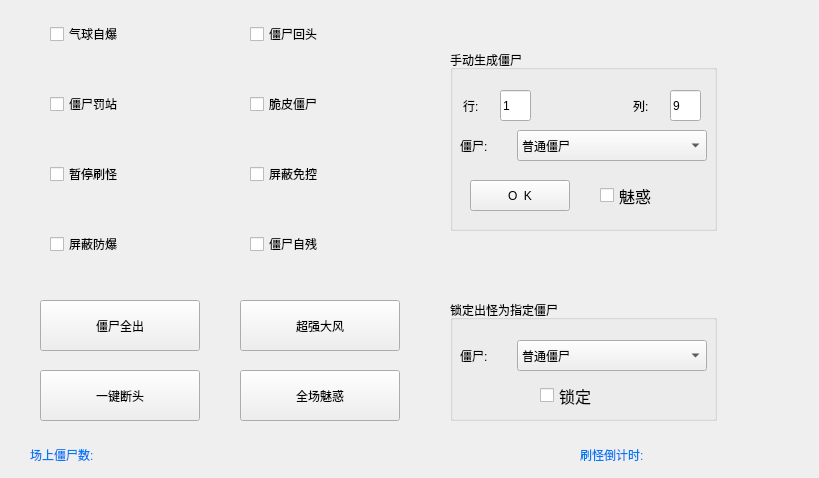
   <widget class="QWidget" name="tab_5">
    <attribute name="title">
     <string>  僵尸类修改  </string>
    </attribute>
    <widget class="QCheckBox" name="checkBox_17">
     <property name="geometry">
      <rect>
       <x>50</x>
       <y>10</y>
       <width>161</width>
       <height>48</height>
      </rect>
     </property>
     <property name="toolTip">
      <string>&lt;html&gt;&lt;head/&gt;&lt;body&gt;&lt;p&gt;&lt;span style=&quot; font-size:11pt;&quot;&gt;气球僵尸出场后自爆自气球&lt;/span&gt;&lt;/p&gt;&lt;/body&gt;&lt;/html&gt;</string>
     </property>
     <property name="styleSheet">
      <string notr="true">font: 20pt &quot;Microsoft YaHei UI&quot;;</string>
     </property>
     <property name="text">
      <string>气球自爆</string>
     </property>
    </widget>
    <widget class="QCheckBox" name="checkBox_19">
     <property name="geometry">
      <rect>
       <x>250</x>
       <y>10</y>
       <width>161</width>
       <height>48</height>
      </rect>
     </property>
     <property name="toolTip">
      <string>&lt;html&gt;&lt;head/&gt;&lt;body&gt;&lt;p&gt;&lt;span style=&quot; font-size:11pt;&quot;&gt;(非魅惑)&lt;/span&gt;&lt;/p&gt;&lt;/body&gt;&lt;/html&gt;</string>
     </property>
     <property name="styleSheet">
      <string notr="true">font: 20pt &quot;Microsoft YaHei UI&quot;;</string>
     </property>
     <property name="text">
      <string>僵尸回头</string>
     </property>
    </widget>
    <widget class="QCheckBox" name="checkBox_18">
     <property name="geometry">
      <rect>
       <x>50</x>
       <y>80</y>
       <width>161</width>
       <height>48</height>
      </rect>
     </property>
     <property name="styleSheet">
      <string notr="true">font: 20pt &quot;Microsoft YaHei UI&quot;;</string>
     </property>
     <property name="text">
      <string>僵尸罚站</string>
     </property>
    </widget>
    <widget class="QCheckBox" name="checkBox_14">
     <property name="geometry">
      <rect>
       <x>250</x>
       <y>80</y>
       <width>161</width>
       <height>48</height>
      </rect>
     </property>
     <property name="styleSheet">
      <string notr="true">font: 20pt &quot;Microsoft YaHei UI&quot;;</string>
     </property>
     <property name="text">
      <string>脆皮僵尸</string>
     </property>
     <property name="checkable">
      <bool>true</bool>
     </property>
     <property name="checked">
      <bool>false</bool>
     </property>
    </widget>
    <widget class="QCheckBox" name="checkBox_10">
     <property name="geometry">
      <rect>
       <x>50</x>
       <y>150</y>
       <width>161</width>
       <height>48</height>
      </rect>
     </property>
     <property name="styleSheet">
      <string notr="true">font: 20pt &quot;Microsoft YaHei UI&quot;;</string>
     </property>
     <property name="text">
      <string>暂停刷怪</string>
     </property>
    </widget>
    <widget class="QPushButton" name="pushButton_10">
     <property name="geometry">
      <rect>
       <x>240</x>
       <y>300</y>
       <width>160</width>
       <height>51</height>
      </rect>
     </property>
     <property name="styleSheet">
      <string notr="true">font: 20pt &quot;Microsoft YaHei UI&quot;;</string>
     </property>
     <property name="text">
      <string>超强大风</string>
     </property>
    </widget>
    <widget class="QPushButton" name="pushButton_3">
     <property name="geometry">
      <rect>
       <x>40</x>
       <y>370</y>
       <width>160</width>
       <height>51</height>
      </rect>
     </property>
     <property name="styleSheet">
      <string notr="true">font: 20pt &quot;Microsoft YaHei UI&quot;;</string>
     </property>
     <property name="text">
      <string>一键断头</string>
     </property>
     <property name="checkable">
      <bool>false</bool>
     </property>
     <property name="checked">
      <bool>false</bool>
     </property>
     <property name="autoRepeat">
      <bool>false</bool>
     </property>
     <property name="autoExclusive">
      <bool>false</bool>
     </property>
     <property name="autoDefault">
      <bool>false</bool>
     </property>
     <property name="default">
      <bool>false</bool>
     </property>
    </widget>
    <widget class="QPushButton" name="pushButton_4">
     <property name="geometry">
      <rect>
       <x>40</x>
       <y>300</y>
       <width>160</width>
       <height>51</height>
      </rect>
     </property>
     <property name="styleSheet">
      <string notr="true">font: 20pt &quot;Microsoft YaHei UI&quot;;</string>
     </property>
     <property name="text">
      <string>僵尸全出</string>
     </property>
    </widget>
    <widget class="QPushButton" name="pushButton_9">
     <property name="geometry">
      <rect>
       <x>240</x>
       <y>370</y>
       <width>160</width>
       <height>51</height>
      </rect>
     </property>
     <property name="styleSheet">
      <string notr="true">font: 20pt &quot;Microsoft YaHei UI&quot;;</string>
     </property>
     <property name="text">
      <string>全场魅惑</string>
     </property>
    </widget>
    <widget class="QLabel" name="label_3">
     <property name="geometry">
      <rect>
       <x>30</x>
       <y>440</y>
       <width>230</width>
       <height>29</height>
      </rect>
     </property>
     <property name="styleSheet">
      <string notr="true">color:rgb(0,122,244);
font: 14pt &quot;Microsoft YaHei UI&quot;;</string>
     </property>
     <property name="text">
      <string>场上僵尸数:</string>
     </property>
     <property name="textFormat">
      <enum>Qt::AutoText</enum>
     </property>
    </widget>
    <widget class="QLabel" name="label_2">
     <property name="geometry">
      <rect>
       <x>580</x>
       <y>440</y>
       <width>230</width>
       <height>29</height>
      </rect>
     </property>
     <property name="styleSheet">
      <string notr="true">color: rgb(0,122,244);
font: 14pt &quot;Microsoft YaHei UI&quot;;</string>
     </property>
     <property name="text">
      <string>刷怪倒计时:</string>
     </property>
     <property name="textFormat">
      <enum>Qt::AutoText</enum>
     </property>
    </widget>
    <widget class="QGroupBox" name="groupBox_9">
     <property name="geometry">
      <rect>
       <x>450</x>
       <y>50</y>
       <width>267</width>
       <height>181</height>
      </rect>
     </property>
     <property name="styleSheet">
      <string notr="true">font: 10pt &quot;Microsoft YaHei UI&quot;;

</string>
     </property>
     <property name="title">
      <string>手动生成僵尸</string>
     </property>
     <widget class="QLineEdit" name="lineEdit_12">
      <property name="geometry">
       <rect>
        <x>50</x>
        <y>40</y>
        <width>31</width>
        <height>31</height>
       </rect>
      </property>
      <property name="styleSheet">
       <string notr="true">font: 12pt &quot;Microsoft YaHei UI&quot;;</string>
      </property>
      <property name="text">
       <string>1</string>
      </property>
     </widget>
     <widget class="QLabel" name="label_23">
      <property name="geometry">
       <rect>
        <x>13</x>
        <y>40</y>
        <width>31</width>
        <height>31</height>
       </rect>
      </property>
      <property name="styleSheet">
       <string notr="true">font: 14pt &quot;Microsoft YaHei UI&quot;;</string>
      </property>
      <property name="text">
       <string>行:</string>
      </property>
     </widget>
     <widget class="QPushButton" name="pushButton_17">
      <property name="geometry">
       <rect>
        <x>20</x>
        <y>130</y>
        <width>100</width>
        <height>31</height>
       </rect>
      </property>
      <property name="styleSheet">
       <string notr="true">font: 14pt &quot;Microsoft YaHei UI&quot;;</string>
      </property>
      <property name="text">
       <string>O  K</string>
      </property>
     </widget>
     <widget class="QLineEdit" name="lineEdit_13">
      <property name="geometry">
       <rect>
        <x>220</x>
        <y>40</y>
        <width>31</width>
        <height>31</height>
       </rect>
      </property>
      <property name="styleSheet">
       <string notr="true">font: 12pt &quot;Microsoft YaHei UI&quot;;</string>
      </property>
      <property name="text">
       <string>9</string>
      </property>
     </widget>
     <widget class="QLabel" name="label_24">
      <property name="geometry">
       <rect>
        <x>183</x>
        <y>40</y>
        <width>31</width>
        <height>31</height>
       </rect>
      </property>
      <property name="styleSheet">
       <string notr="true">font: 14pt &quot;Microsoft YaHei UI&quot;;</string>
      </property>
      <property name="text">
       <string>列:</string>
      </property>
     </widget>
     <widget class="QLabel" name="label_25">
      <property name="geometry">
       <rect>
        <x>10</x>
        <y>80</y>
        <width>60</width>
        <height>31</height>
       </rect>
      </property>
      <property name="styleSheet">
       <string notr="true">font: 14pt &quot;Microsoft YaHei UI&quot;;</string>
      </property>
      <property name="text">
       <string>僵尸:</string>
      </property>
     </widget>
     <widget class="QComboBox" name="comboBox_8">
      <property name="geometry">
       <rect>
        <x>67</x>
        <y>80</y>
        <width>190</width>
        <height>31</height>
       </rect>
      </property>
      <property name="styleSheet">
       <string notr="true">font: 12pt &quot;Microsoft YaHei UI&quot;;</string>
      </property>
      <property name="currentIndex">
       <number>0</number>
      </property>
      <item>
       <property name="text">
        <string>普通僵尸</string>
       </property>
      </item>
      <item>
       <property name="text">
        <string>摇旗僵尸</string>
       </property>
      </item>
      <item>
       <property name="text">
        <string>路障僵尸</string>
       </property>
      </item>
      <item>
       <property name="text">
        <string>撑杆僵尸</string>
       </property>
      </item>
      <item>
       <property name="text">
        <string>铁桶僵尸</string>
       </property>
      </item>
      <item>
       <property name="text">
        <string>读报冰车僵尸</string>
       </property>
      </item>
      <item>
       <property name="text">
        <string>铁栅门僵尸</string>
       </property>
      </item>
      <item>
       <property name="text">
        <string>暗黑橄榄僵尸</string>
       </property>
      </item>
      <item>
       <property name="text">
        <string>武装舞王僵尸</string>
       </property>
      </item>
      <item>
       <property name="text">
        <string>伴舞僵尸</string>
       </property>
      </item>
      <item>
       <property name="text">
        <string>鸭子救生圈僵尸</string>
       </property>
      </item>
      <item>
       <property name="text">
        <string>潜水僵尸</string>
       </property>
      </item>
      <item>
       <property name="text">
        <string>雪橇车僵尸</string>
       </property>
      </item>
      <item>
       <property name="text">
        <string>雪橇僵尸小队</string>
       </property>
      </item>
      <item>
       <property name="text">
        <string>海豚豌豆骑士</string>
       </property>
      </item>
      <item>
       <property name="text">
        <string>玩偶匣僵尸</string>
       </property>
      </item>
      <item>
       <property name="text">
        <string>气球舞王僵尸</string>
       </property>
      </item>
      <item>
       <property name="text">
        <string>黑橄榄矿工僵尸</string>
       </property>
      </item>
      <item>
       <property name="text">
        <string>跳跳僵尸</string>
       </property>
      </item>
      <item>
       <property name="text">
        <string>僵尸雪人</string>
       </property>
      </item>
      <item>
       <property name="text">
        <string>蹦极僵尸</string>
       </property>
      </item>
      <item>
       <property name="text">
        <string>扶梯僵尸</string>
       </property>
      </item>
      <item>
       <property name="text">
        <string>投手僵尸</string>
       </property>
      </item>
      <item>
       <property name="text">
        <string>武装加刚特尔</string>
       </property>
      </item>
      <item>
       <property name="text">
        <string>小鬼僵尸</string>
       </property>
      </item>
      <item>
       <property name="text">
        <string>戴夫博士</string>
       </property>
      </item>
      <item>
       <property name="text">
        <string>豌豆僵尸</string>
       </property>
      </item>
      <item>
       <property name="text">
        <string>坚果僵尸</string>
       </property>
      </item>
      <item>
       <property name="text">
        <string>辣椒樱桃僵尸</string>
       </property>
      </item>
      <item>
       <property name="text">
        <string>机枪豌豆僵尸</string>
       </property>
      </item>
      <item>
       <property name="text">
        <string>冰菇窝瓜僵尸</string>
       </property>
      </item>
      <item>
       <property name="text">
        <string>高冰果僵尸</string>
       </property>
      </item>
      <item>
       <property name="text">
        <string>红眼武装加刚特尔</string>
       </property>
      </item>
      <item>
       <property name="text">
        <string>迪斯科僵尸</string>
       </property>
      </item>
      <item>
       <property name="text">
        <string>舞者僵尸</string>
       </property>
      </item>
      <item>
       <property name="text">
        <string>骷髅僵尸</string>
       </property>
      </item>
      <item>
       <property name="text">
        <string>死灵法师僵尸</string>
       </property>
      </item>
      <item>
       <property name="text">
        <string>火焰迪斯科僵尸</string>
       </property>
      </item>
      <item>
       <property name="text">
        <string>火焰舞者僵尸</string>
       </property>
      </item>
      <item>
       <property name="text">
        <string>小黄鸭僵尸</string>
       </property>
      </item>
      <item>
       <property name="text">
        <string>床车僵尸</string>
       </property>
      </item>
      <item>
       <property name="text">
        <string>小摔哥僵尸</string>
       </property>
      </item>
      <item>
       <property name="text">
        <string>冲锋橄榄加刚特尔</string>
       </property>
      </item>
      <item>
       <property name="text">
        <string>冲锋橄榄小鬼僵尸</string>
       </property>
      </item>
      <item>
       <property name="text">
        <string>矿工雪人僵尸</string>
       </property>
      </item>
      <item>
       <property name="text">
        <string>狂野机枪僵尸</string>
       </property>
      </item>
      <item>
       <property name="text">
        <string>火炬坚果僵尸</string>
       </property>
      </item>
      <item>
       <property name="text">
        <string>机枪撑杆僵尸</string>
       </property>
      </item>
      <item>
       <property name="text">
        <string>机枪海豚僵尸</string>
       </property>
      </item>
      <item>
       <property name="text">
        <string>僵尸坚果伽刚特尔</string>
       </property>
      </item>
      <item>
       <property name="text">
        <string>僵尸豌豆小鬼僵尸</string>
       </property>
      </item>
      <item>
       <property name="text">
        <string>鲨鱼僵尸</string>
       </property>
      </item>
      <item>
       <property name="text">
        <string>寒冰射手僵尸</string>
       </property>
      </item>
      <item>
       <property name="text">
        <string>海妖僵尸</string>
       </property>
      </item>
      <item>
       <property name="text">
        <string>缠绕潜水僵尸</string>
       </property>
      </item>
      <item>
       <property name="text">
        <string>钻石僵尸</string>
       </property>
      </item>
      <item>
       <property name="text">
        <string>防爆门僵尸</string>
       </property>
      </item>
      <item>
       <property name="text">
        <string>骑鸭僵尸</string>
       </property>
      </item>
      <item>
       <property name="text">
        <string>小推车小鬼僵尸</string>
       </property>
      </item>
     </widget>
     <widget class="QCheckBox" name="checkBox_42">
      <property name="geometry">
       <rect>
        <x>150</x>
        <y>130</y>
        <width>101</width>
        <height>31</height>
       </rect>
      </property>
      <property name="font">
       <font>
        <family>Microsoft YaHei UI</family>
        <pointsize>12</pointsize>
        <italic>false</italic>
        <bold>false</bold>
       </font>
      </property>
      <property name="styleSheet">
       <string notr="true">font: 12pt &quot;Microsoft YaHei UI&quot;;
</string>
      </property>
      <property name="text">
       <string>魅惑</string>
      </property>
      <property name="checkable">
       <bool>true</bool>
      </property>
      <property name="checked">
       <bool>false</bool>
      </property>
     </widget>
    </widget>
    <widget class="QGroupBox" name="groupBox_10">
     <property name="geometry">
      <rect>
       <x>450</x>
       <y>300</y>
       <width>267</width>
       <height>121</height>
      </rect>
     </property>
     <property name="styleSheet">
      <string notr="true">font: 10pt &quot;Microsoft YaHei UI&quot;;

</string>
     </property>
     <property name="title">
      <string>锁定出怪为指定僵尸</string>
     </property>
     <widget class="QLabel" name="label_28">
      <property name="geometry">
       <rect>
        <x>10</x>
        <y>40</y>
        <width>60</width>
        <height>31</height>
       </rect>
      </property>
      <property name="styleSheet">
       <string notr="true">font: 14pt &quot;Microsoft YaHei UI&quot;;</string>
      </property>
      <property name="text">
       <string>僵尸:</string>
      </property>
     </widget>
     <widget class="QComboBox" name="comboBox_9">
      <property name="geometry">
       <rect>
        <x>67</x>
        <y>40</y>
        <width>190</width>
        <height>31</height>
       </rect>
      </property>
      <property name="styleSheet">
       <string notr="true">font: 12pt &quot;Microsoft YaHei UI&quot;;</string>
      </property>
      <property name="currentIndex">
       <number>0</number>
      </property>
      <item>
       <property name="text">
        <string>普通僵尸</string>
       </property>
      </item>
      <item>
       <property name="text">
        <string>摇旗僵尸</string>
       </property>
      </item>
      <item>
       <property name="text">
        <string>路障僵尸</string>
       </property>
      </item>
      <item>
       <property name="text">
        <string>撑杆僵尸</string>
       </property>
      </item>
      <item>
       <property name="text">
        <string>铁桶僵尸</string>
       </property>
      </item>
      <item>
       <property name="text">
        <string>读报冰车僵尸</string>
       </property>
      </item>
      <item>
       <property name="text">
        <string>铁栅门僵尸</string>
       </property>
      </item>
      <item>
       <property name="text">
        <string>暗黑橄榄僵尸</string>
       </property>
      </item>
      <item>
       <property name="text">
        <string>武装舞王僵尸</string>
       </property>
      </item>
      <item>
       <property name="text">
        <string>伴舞僵尸</string>
       </property>
      </item>
      <item>
       <property name="text">
        <string>鸭子救生圈僵尸</string>
       </property>
      </item>
      <item>
       <property name="text">
        <string>潜水僵尸</string>
       </property>
      </item>
      <item>
       <property name="text">
        <string>雪橇车僵尸</string>
       </property>
      </item>
      <item>
       <property name="text">
        <string>雪橇僵尸小队</string>
       </property>
      </item>
      <item>
       <property name="text">
        <string>海豚豌豆骑士</string>
       </property>
      </item>
      <item>
       <property name="text">
        <string>玩偶匣僵尸</string>
       </property>
      </item>
      <item>
       <property name="text">
        <string>气球舞王僵尸</string>
       </property>
      </item>
      <item>
       <property name="text">
        <string>黑橄榄矿工僵尸</string>
       </property>
      </item>
      <item>
       <property name="text">
        <string>跳跳僵尸</string>
       </property>
      </item>
      <item>
       <property name="text">
        <string>僵尸雪人</string>
       </property>
      </item>
      <item>
       <property name="text">
        <string>蹦极僵尸</string>
       </property>
      </item>
      <item>
       <property name="text">
        <string>扶梯僵尸</string>
       </property>
      </item>
      <item>
       <property name="text">
        <string>投手僵尸</string>
       </property>
      </item>
      <item>
       <property name="text">
        <string>武装加刚特尔</string>
       </property>
      </item>
      <item>
       <property name="text">
        <string>小鬼僵尸</string>
       </property>
      </item>
      <item>
       <property name="text">
        <string>戴夫博士</string>
       </property>
      </item>
      <item>
       <property name="text">
        <string>豌豆僵尸</string>
       </property>
      </item>
      <item>
       <property name="text">
        <string>坚果僵尸</string>
       </property>
      </item>
      <item>
       <property name="text">
        <string>辣椒樱桃僵尸</string>
       </property>
      </item>
      <item>
       <property name="text">
        <string>机枪豌豆僵尸</string>
       </property>
      </item>
      <item>
       <property name="text">
        <string>冰菇窝瓜僵尸</string>
       </property>
      </item>
      <item>
       <property name="text">
        <string>高冰果僵尸</string>
       </property>
      </item>
      <item>
       <property name="text">
        <string>红眼武装加刚特尔</string>
       </property>
      </item>
      <item>
       <property name="text">
        <string>迪斯科僵尸</string>
       </property>
      </item>
      <item>
       <property name="text">
        <string>舞者僵尸</string>
       </property>
      </item>
      <item>
       <property name="text">
        <string>骷髅僵尸</string>
       </property>
      </item>
      <item>
       <property name="text">
        <string>死灵法师僵尸</string>
       </property>
      </item>
      <item>
       <property name="text">
        <string>火焰迪斯科僵尸</string>
       </property>
      </item>
      <item>
       <property name="text">
        <string>火焰舞者僵尸</string>
       </property>
      </item>
      <item>
       <property name="text">
        <string>小黄鸭僵尸</string>
       </property>
      </item>
      <item>
       <property name="text">
        <string>床车僵尸</string>
       </property>
      </item>
      <item>
       <property name="text">
        <string>小摔哥僵尸</string>
       </property>
      </item>
      <item>
       <property name="text">
        <string>冲锋橄榄加刚特尔</string>
       </property>
      </item>
      <item>
       <property name="text">
        <string>冲锋橄榄小鬼僵尸</string>
       </property>
      </item>
      <item>
       <property name="text">
        <string>矿工雪人僵尸</string>
       </property>
      </item>
      <item>
       <property name="text">
        <string>狂野机枪僵尸</string>
       </property>
      </item>
      <item>
       <property name="text">
        <string>火炬坚果僵尸</string>
       </property>
      </item>
      <item>
       <property name="text">
        <string>机枪撑杆僵尸</string>
       </property>
      </item>
      <item>
       <property name="text">
        <string>机枪海豚僵尸</string>
       </property>
      </item>
      <item>
       <property name="text">
        <string>僵尸坚果伽刚特尔</string>
       </property>
      </item>
      <item>
       <property name="text">
        <string>僵尸豌豆小鬼僵尸</string>
       </property>
      </item>
      <item>
       <property name="text">
        <string>鲨鱼僵尸</string>
       </property>
      </item>
      <item>
       <property name="text">
        <string>寒冰射手僵尸</string>
       </property>
      </item>
      <item>
       <property name="text">
        <string>海妖僵尸</string>
       </property>
      </item>
      <item>
       <property name="text">
        <string>缠绕潜水僵尸</string>
       </property>
      </item>
      <item>
       <property name="text">
        <string>钻石僵尸</string>
       </property>
      </item>
      <item>
       <property name="text">
        <string>防爆门僵尸</string>
       </property>
      </item>
      <item>
       <property name="text">
        <string>骑鸭僵尸</string>
       </property>
      </item>
      <item>
       <property name="text">
        <string>小推车小鬼僵尸</string>
       </property>
      </item>
     </widget>
     <widget class="QCheckBox" name="checkBox_36">
      <property name="geometry">
       <rect>
        <x>90</x>
        <y>80</y>
        <width>101</width>
        <height>31</height>
       </rect>
      </property>
      <property name="font">
       <font>
        <family>Microsoft YaHei UI</family>
        <pointsize>12</pointsize>
        <italic>false</italic>
        <bold>false</bold>
       </font>
      </property>
      <property name="styleSheet">
       <string notr="true">font: 12pt &quot;Microsoft YaHei UI&quot;;
</string>
      </property>
      <property name="text">
       <string>锁定</string>
      </property>
      <property name="checkable">
       <bool>true</bool>
      </property>
      <property name="checked">
       <bool>false</bool>
      </property>
     </widget>
    </widget>
    <widget class="QCheckBox" name="checkBox_38">
     <property name="geometry">
      <rect>
       <x>250</x>
       <y>150</y>
       <width>161</width>
       <height>48</height>
      </rect>
     </property>
     <property name="toolTip">
      <string>&lt;html&gt;&lt;head/&gt;&lt;body&gt;&lt;p&gt;&lt;span style=&quot; font-size:11pt;&quot;&gt;全包头盔僵尸不再拥有控制抗性&lt;/span&gt;&lt;/p&gt;&lt;/body&gt;&lt;/html&gt;</string>
     </property>
     <property name="styleSheet">
      <string notr="true">font: 20pt &quot;Microsoft YaHei UI&quot;;</string>
     </property>
     <property name="text">
      <string>屏蔽免控</string>
     </property>
    </widget>
    <widget class="QCheckBox" name="checkBox_39">
     <property name="geometry">
      <rect>
       <x>50</x>
       <y>220</y>
       <width>161</width>
       <height>48</height>
      </rect>
     </property>
     <property name="toolTip">
      <string>&lt;html&gt;&lt;head/&gt;&lt;body&gt;&lt;p&gt;&lt;span style=&quot; font-size:11pt;&quot;&gt;防爆门僵尸不再拥有爆炸抗性&lt;/span&gt;&lt;/p&gt;&lt;/body&gt;&lt;/html&gt;</string>
     </property>
     <property name="styleSheet">
      <string notr="true">font: 20pt &quot;Microsoft YaHei UI&quot;;</string>
     </property>
     <property name="text">
      <string>屏蔽防爆</string>
     </property>
    </widget>
    <widget class="QCheckBox" name="checkBox_44">
     <property name="geometry">
      <rect>
       <x>250</x>
       <y>220</y>
       <width>161</width>
       <height>48</height>
      </rect>
     </property>
     <property name="toolTip">
      <string>&lt;html&gt;&lt;head/&gt;&lt;body&gt;&lt;p&gt;&lt;span style=&quot; font-size:11pt;&quot;&gt;僵尸索敌自己 自己啃咬自己&lt;/span&gt;&lt;/p&gt;&lt;/body&gt;&lt;/html&gt;</string>
     </property>
     <property name="styleSheet">
      <string notr="true">font: 20pt &quot;Microsoft YaHei UI&quot;;</string>
     </property>
     <property name="text">
      <string>僵尸自残</string>
     </property>
    </widget>
   </widget>
